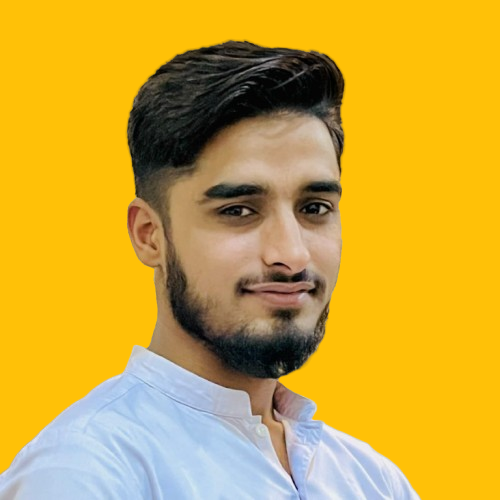
#> input picture NumPy/image.png, 500 x 500 px
$ jupyter execute --allow-errors Numpy_1.ipynb
#> lines starting #> are read from the running program, lines starting #| are printed output that depends on the picture
[cell 1]
import numpy as np

[cell 2]
arr1 = np.array([1,2,3,4,5,6,7,8,9])

[cell 3]
arr1.shape

[cell 4]
arr2 = np.arange(20).reshape(4,5)

[cell 5]
arr2

[cell 6]
arr2.shape

[cell 7]
flatted_arr =  arr2.flatten()
# when you dont known the size of array. and want to make it  1 deminsion array
# key difference in flatten and ravel is flatten makes copy of array and ravel only view the original array it does not
# copy array
flatted_arr[3:8] = 777
flatted_arr

[cell 8]
arr2 #does not effect original array

[cell 9]
ravelled_arr = arr2.ravel()
# when you dont known the size of array. and want to make it  1 deminsion array
# key difference in flatten and ravel is flatten makes copy of array and ravel only view the original array it does not
# copy array

ravelled_arr[3:8] = 999
ravelled_arr

[cell 10]
arr2 # effected the original array

[cell 11]
from PIL import Image
import pandas as pd

[cell 12]
image_path = "image.png"
img = Image.open(image_path)
#> img is the input picture: PIL image 500x500 RGBA; mean R, G, B, A 207.2, 168.4, 57.5, 255
img

[cell 13]
image_arr = np.array(img).astype("float32")

[cell 14]
image_arr.shape
#> Out = (500, 500, 4)

[cell 15]
img = Image.open(image_path).convert("L")
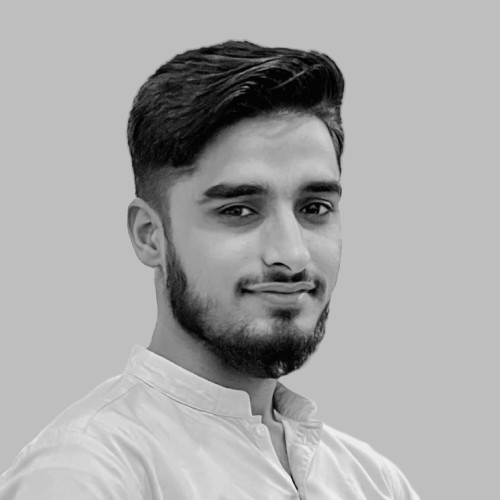
#> img: PIL image 500x500 L; min 0, max 242, mean 167.2
image_arr = np.array(img).astype("float32")
#> image_arr: shape (500, 500) float32
img

[cell 16]
image_arr.shape
#> Out = (500, 500)
